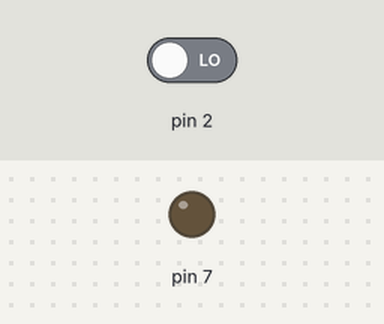
A sketch run on a simulated Arduino Uno, built with avr-gcc and run on an emulated ATmega328P. Shown: output pins drawn as LEDs (lit = HIGH). The inputs (shaded band) are chosen by the test bench; at power-on: pin 2 LOW.

Above: at 1.2 s.
1.3 s: pin 2 driven HIGH
At 2.7 s:
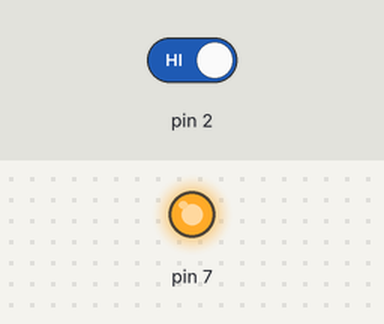
Timing chart, 0 to 4.3 s (numbered marks = the images above; inputs shaded):
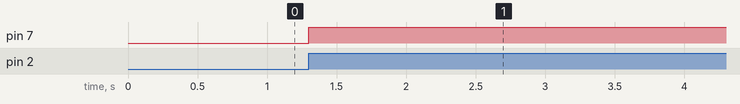

Measured:
- after the input at 1.3 s, pin 7: LOW → HIGH at once

The sketch:

task2.ino
```cpp
 //checking the current and previous state

int currentstate = 0;
int previousstate = 0;
int i = 0;
int j = 0;

void setup() {
pinMode (2, INPUT);
pinMode (7, OUTPUT);
}

void loop() {
currentstate = digitalRead(2);

if (currentstate != previousstate) {
if (currentstate==HIGH and i==0) {
digitalWrite (7, HIGH);
j=1;
}

else if (currentstate==LOW and j==1) {
i=1;
}
else if (currentstate==HIGH and i==1) {
digitalWrite (7, LOW);
j=0;
}
else if (currentstate==LOW and j==0) {
i=0;
}
}
previousstate=currentstate; //updating the status of the state
}
```
